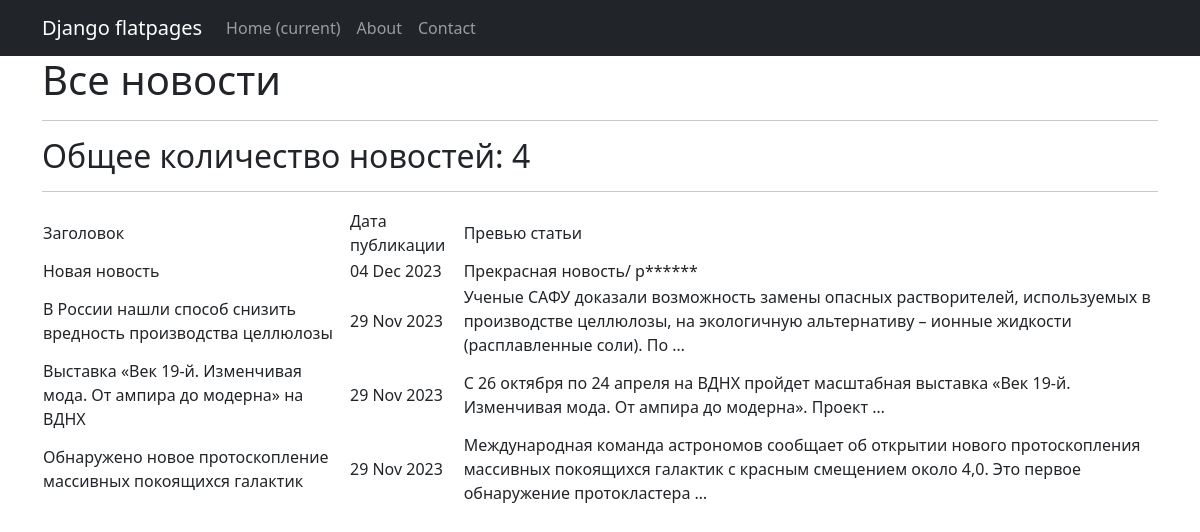
The page /news/ on the database as committed earlier.
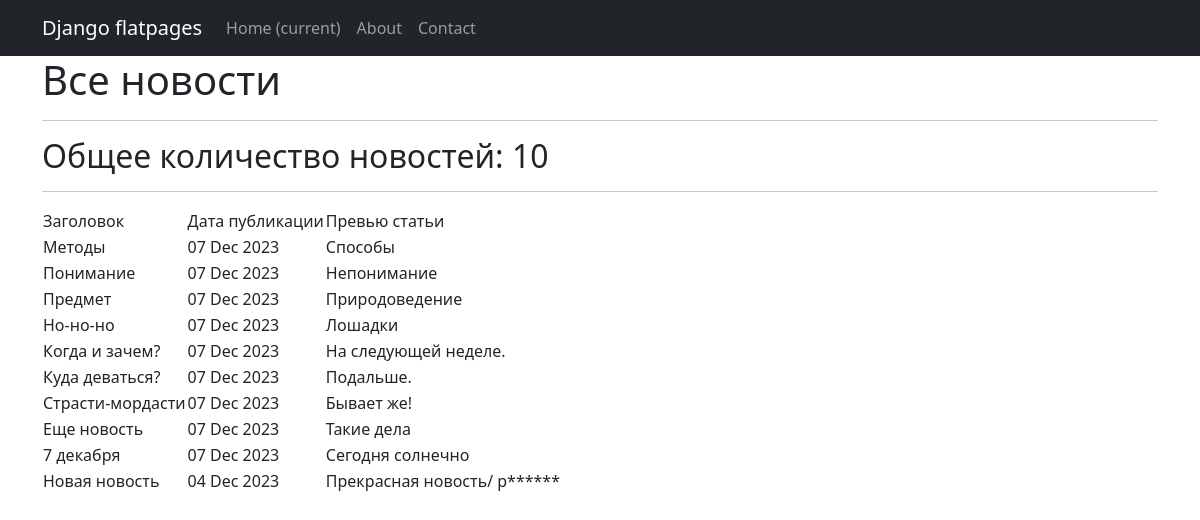
The same page on the database as committed later.
### news/models.py (models this page shows, shortened)
class Post(models.Model):
    article = 'AR'
    news = 'NE'
    POSTS = [
        (article, 'Статья'),
        (news, 'Новости')
    ]
    author = models.ForeignKey(Author, on_delete=models.CASCADE)
    type = models.CharField(max_length=2, choices=POSTS, default=news)
    created_date = models.DateTimeField(auto_now_add=True)
    post = models.ManyToManyField(Category, through="PostCategory")
    title = models.CharField(max_length=255)
    text = models.TextField()
    rating = models.IntegerField(default=0)

### news/views.py (the view)
# urls.py: path('', PostList.as_view()),
class PostList(ListView):
    model = Post
    ordering = '-created_date'
    template_name = 'news.html'
    context_object_name = 'news'
    paginate_by = 10
    def get_context_data(self, **kwargs):
        context = super().get_context_data(**kwargs)
        context['time_now'] = datetime.utcnow()
        return context

### news/templatetags/custom_filters.py (called while the page is built)
@register.filter()
def censor(word):
    if isinstance(word, str):
        for i in forbidden_words:
            word = word.replace(i[1:], '*' * len(i[1:]))
    else:
        raise ValueError(
            'custom_filters -> censor -> A string is expected, but a different data type has been entered')
    return word

### templates/news.html (shortened to what this page needs)
{% extends 'flatpages/default.html' %}
{% load custom_filters %}
{% block content %}
    <h1>Все новости</h1>
    <hr>
    <h2>Общее количество новостей: {{ news|length }}</h2>
    <hr>
    {% if news %}
        <table>
            <tr>
                <td>Заголовок</td>
                <td>Дата публикации</td>
                <td>Превью статьи</td>
            </tr>
            {% for separate_news in news %}
            <tr>
                <td>{{ separate_news.title|censor }}</td>
                <td>{{ separate_news.created_date|date:'d M Y' }}</td>
                <td>{{ separate_news.text|truncatewords:20|censor }}</td>
            </tr>
            {% endfor %}
        </table>
    {% else %}
        <h2>Новостей нет!</h2>
    {% endif %}
{% endblock content %}

Rows that differ between the two databases and show on the page:
no longer on this page (row unchanged): Post: title|censor "В России нашли способ снизить вредность производства целлюлозы", created_date "29 Nov 2023", text|censor "Ученые САФУ доказали возможность замены опасных растворителей, используемых в производстве целлюлозы, на экологичную альтернативу – ионные жидкости (расплавленные соли). По …"
no longer on this page (row unchanged): Post: title|censor "Выставка «Век 19-й. Изменчивая мода. От ампира до модерна» на ВДНХ", created_date "29 Nov 2023", text|censor "С 26 октября по 24 апреля на ВДНХ пройдет масштабная выставка «Век 19-й. Изменчивая мода. От ампира до модерна». Проект …"
no longer on this page (row unchanged): Post: title|censor "Обнаружено новое протоскопление массивных покоящихся галактик", created_date "29 Nov 2023", text|censor "Международная команда астрономов сообщает об открытии нового протоскопления массивных покоящихся галактик с красным смещением около 4,0. Это первое обнаружение протокластера …"
added Post: title|censor "Методы", created_date "07 Dec 2023", text|censor "Способы"
added Post: title|censor "Понимание", created_date "07 Dec 2023", text|censor "Непонимание"
added Post: title|censor "Предмет", created_date "07 Dec 2023", text|censor "Природоведение"
added Post: title|censor "Но-но-но", created_date "07 Dec 2023", text|censor "Лошадки"
added Post: title|censor "Когда и зачем?", created_date "07 Dec 2023", text|censor "На следующей неделе."
added Post: title|censor "Куда деваться?", created_date "07 Dec 2023", text|censor "Подальше."
added Post: title|censor "Страсти-мордасти", created_date "07 Dec 2023", text|censor "Бывает же!"
added Post: title|censor "Еще новость", created_date "07 Dec 2023", text|censor "Такие дела"
added Post: title|censor "7 декабря", created_date "07 Dec 2023", text|censor "Сегодня солнечно"
Other text that changed with them:
{{ news|length }}: "4" → "10"
